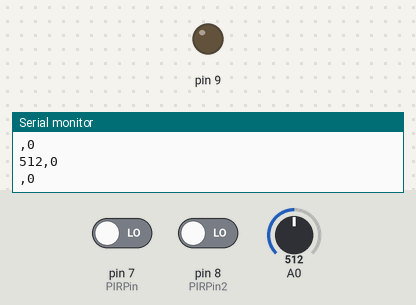
Bench run of a sketch on a simulated Arduino Uno, built with avr-gcc and run on an emulated ATmega328P. Parts: output pins drawn as LEDs (lit = HIGH), the last lines printed to the serial monitor. Inputs (shaded band) come from the test bench; at power-on: pin 7 (PIRPin) LOW, pin 8 (PIRPin2) LOW, A0 = 512.

Above: at 1.3 s.
1.4 s: pin 7 (PIRPin) driven HIGH
At 2.6 s:
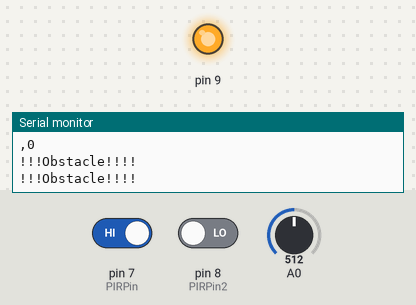
3.0 s: pin 8 (PIRPin2) driven HIGH
At 5.3 s:
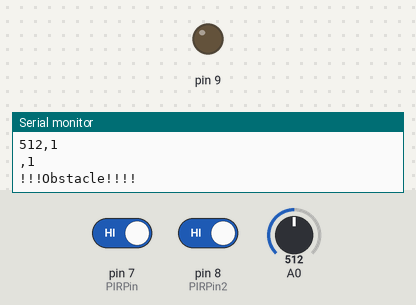
6.0 s: pin 8 (PIRPin2) driven LOW
At 8.1 s:
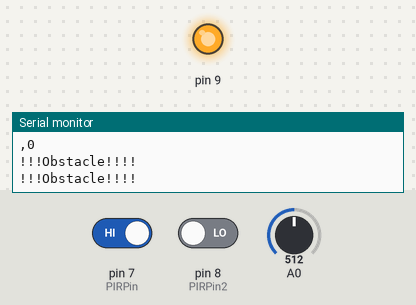
Timing chart, 0 to 9.6 s (numbered marks = the images above; inputs shaded):
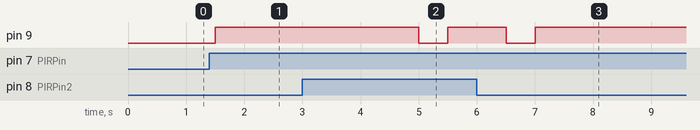

The sketch:

autonomus_street_light_control_system1.ino
```cpp
// C++ code

// initiallise Photo sensor value to 0
int sensorValue = 0;

//intialise value for PIR sensor and photoresistor

int PIRPin=7;
int PIRPin2 = 8;

int isObstacle=LOW;
int PIR_val=0;

int PIR_val2=0;

// All setup for INPUT and OUTPUT value

void setup()
{
  //setup for Photo sensor

  pinMode(A0, INPUT);
  Serial.begin(9600);
  pinMode(9, OUTPUT);

  //Setup for PIR sensor

  pinMode(PIRPin, INPUT);
  pinMode(PIRPin2, INPUT);
  Serial.begin(9600);
}

// Now we give command according to our giving condition

void loop()
{
  // read the value from the photo sensor

  sensorValue = analogRead(A0);

  //read value from PIR sensor
  PIR_val=digitalRead(PIRPin);

  PIR_val2=digitalRead(PIRPin2);

  // print the photo sensor reading so you know its range

  Serial.print(sensorValue);
  Serial.print(",");

  //print the PIR sensor reading
  Serial.println(PIR_val);

  Serial.print(",");
  Serial.println(PIR_val2);


  // Giving Condition to LED according to

  //Intensitiy detect by Photodiode and value obtain from PIR sensor
  if(sensorValue<800&&PIR_val==1)
  {
    if(PIR_val==1)
    {
    digitalWrite(9,HIGH);         // command to turn on LED
    Serial.println("!!!Obstacle!!!!");
    delay(1000);
    }
  }
  if(sensorValue<800&&PIR_val==1&&PIR_val2==0)
  {
    digitalWrite(9,HIGH);          // command to turn on LED
    Serial.println("!!!Obstacle!!!!");
    delay(1000);
  }

  if(sensorValue<800&&PIR_val2==1)
  {
    digitalWrite(9,LOW);           // command to turn off LED
   }
  if(sensorValue>800&&PIR_val2==0)
  {
    digitalWrite(9,LOW);
  }

  delay(500);

}


// End of Prograamme
// Thank You
```

Measured:
- after the input at 1.4 s, pin 9: LOW → HIGH after 0.10 s
- after the input at 3.0 s, pin 9: HIGH → LOW after 2.0 s, → HIGH 0.50 s later
- after the input at 6.0 s, pin 9: goes on until 7.0 s, then stays HIGH
